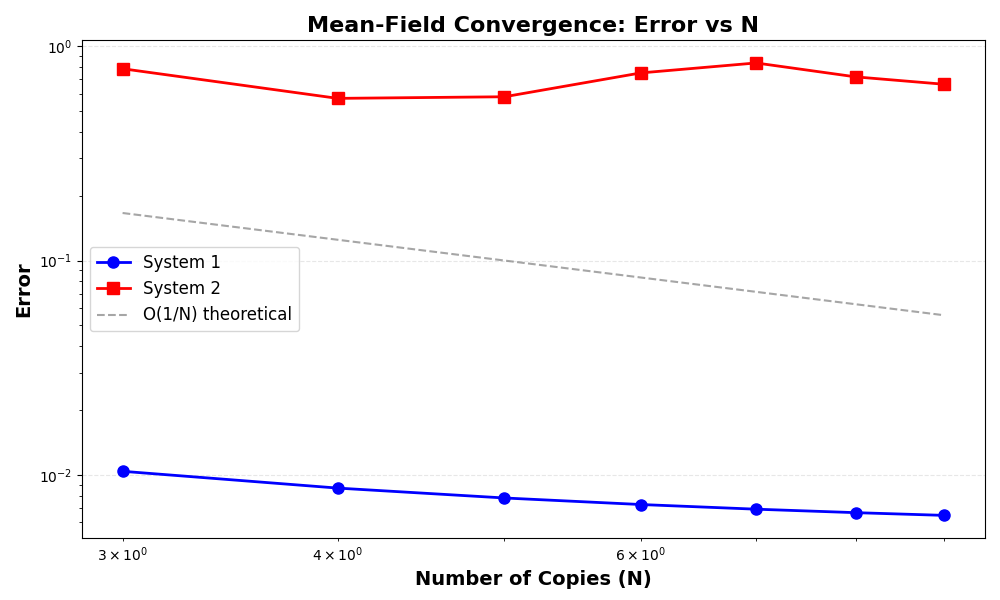

Write Python code to recreate this figure.
"""
Experiment 1

"""

from specificHamiltonians import prepare_H_test1, prepare_H_test2, prepare_H_test3
from final import H_list_to_H, compute_effective_hamiltonian, create_N_copy_state, _evolve, state_to_density_matrix, partial_trace, runge_kutta_4
#from specificHamiltonians import prepare_H_test1
#from specificHamiltonians_FIXED import prepare_H_test1
import numpy as np
from scipy.linalg import ishermitian

from fixed_hamiltonian import compute_effective_hamiltonian_normalized

from scipy.linalg import svdvals
#from qutip import Qobj
#from qutip.metrics import tracedist


def trace_norm(A):
    """Compute trace norm (sum of singular values) of matrix A"""
    return 0.5*np.sum(svdvals(A))


def trace_norm_distance(A, B):
    """Compute trace norm distance ||A - B||_tr"""
    return trace_norm(A - B)



"""def trace_norm_error(A, B):
	rho_q = Qobj(A)
	sigma_q = Qobj(B)
	D = tracedist(rho_q, sigma_q)
	return D
"""


N_list = [3,4,5,6,7,8] #Experiment with various N.
#N_list = [3]
T_list = [0.1]	#Experiment with evolving for various times t in T_list

"""
	results_dict():
		Used for storing the results of the experiment for various N and t.
		key: (N, t)
"""
results_dict = dict()


"""
Prepare the initial state.
"""

psi_0 = np.array([1,1])/np.sqrt(2)
phi_0 = psi_0.copy()


"""
Prepare the Hamiltonians.
	
	Get the hamiltonian list.
	Get the main hamiltonian.
	Get the effective hamiltonian.
"""

plot_list_1 = list()


for N in N_list:
	psi_0 = np.array([1,1])/np.sqrt(2)
	#phi_0 = psi_0.copy()
	phi_0 = np.copy(psi_0)

	#Prepare the Hamiltonian H_N.
	H_N_list = prepare_H_test1(N) #The preparation of this hamiltonian depends on the number of copies, N.

	#Get the corresponding Hamiltonian in matrix form.
	#H_N = (1/(N-1))*H_list_to_H(H_N_list)
	H_N = (1/(N-1))*H_list_to_H(H_N_list)

	print("Is hermitian:")
	print(ishermitian(H_N))

	#Get the corresponding effective Hamiltonian.
	H_eff = compute_effective_hamiltonian([['X','Z'],['Z','X']], psi_0)
	#H_eff = compute_effective_hamiltonian_normalized(H_N_list, psi_0, N)

	#Create N copies of the initial state.
	psi_0_N = create_N_copy_state(psi_0, N)

	for t in T_list:
		psi_t_N = _evolve(psi_0_N, H_N, t)
		print("psi_t_N norm: "+str(np.linalg.norm(psi_t_N)))


		#Compute the density operator of this N-body system.
		psi_t_N_rho = state_to_density_matrix(psi_t_N)

		#Take the partial trace of this N-body system.
		rho_1 = partial_trace(psi_t_N_rho, N=N, keep_qubits=[0])

		#Now, evolve phi_0 to get phi_t.
		phi_t = runge_kutta_4(phi_0, H_eff, t, dt=0.000001)

		#Compute the corresponding density matrix of this state.
		phi_t_rho = state_to_density_matrix(phi_t)

		#Compute error metrics and store results.
		#TODO.
		#print(rho_1)
		#print(phi_t_rho)
		error_fro = np.linalg.norm(rho_1 - phi_t_rho, 'fro')     # Frobenius norm
		error_2   = np.linalg.norm(rho_1 - phi_t_rho, 2)         # Spectral (2-) norm
		error_inf = np.linalg.norm(rho_1 - phi_t_rho, np.inf)    # Max row sum

		results_dict[(N, t)] = dict()
		results_dict[(N, t)]['forbenius norm'] = error_fro
		results_dict[(N, t)]['spectral 2 norm'] = error_2
		results_dict[(N, t)]['max row sum'] = error_inf

		trNorm = trace_norm_distance(rho_1, phi_t_rho)

		plot_list_1.append((N, trNorm))




#======================================================




#N_list = [3,4,5,6,7,8,9] #Experiment with various N.
#N_list = [3]
#T_list = [0.001]	#Experiment with evolving for various times t in T_list

"""
	results_dict():
		Used for storing the results of the experiment for various N and t.
		key: (N, t)
"""
results_dict = dict()


"""
Prepare the initial state.
"""

psi_0 = np.array([1,1])/np.sqrt(2)
phi_0 = psi_0


"""
Prepare the Hamiltonians.
	
	Get the hamiltonian list.
	Get the main hamiltonian.
	Get the effective hamiltonian.
"""

plot_list_2 = list()


for N in N_list:
	psi_0 = np.array([1,1])/np.sqrt(2)
	phi_0 = psi_0.copy()

	#Prepare the Hamiltonian H_N.
	H_N_list = prepare_H_test2(N) #The preparation of this hamiltonian depends on the number of copies, N.

	#Get the corresponding Hamiltonian in matrix form.
	H_N = (1/((N-1)*(N-2)))*H_list_to_H(H_N_list)
	print("Is hermitian:")
	print(ishermitian(H_N))

	#Get the corresponding effective Hamiltonian.
	H_eff = compute_effective_hamiltonian([['X','Z','Z'],['Z','X','Z'],['Z','Z','X']], psi_0)
	#H_eff = compute_effective_hamiltonian_normalized(H_N_list, psi_0, N)

	#Create N copies of the initial state.
	psi_0_N = create_N_copy_state(psi_0, N)

	for t in T_list:
		psi_t_N = _evolve(psi_0_N, H_N, t)
		print("psi_t_N norm: "+str(np.linalg.norm(psi_t_N)))



		#Compute the density operator of this N-body system.
		psi_t_N_rho = state_to_density_matrix(psi_t_N)

		#Take the partial trace of this N-body system.
		rho_1 = partial_trace(psi_t_N_rho, N=N, keep_qubits=[0])

		#Now, evolve phi_0 to get phi_t.
		phi_t = runge_kutta_4(phi_0, H_eff, t, dt=0.000001)

		#Compute the corresponding density matrix of this state.
		phi_t_rho = state_to_density_matrix(phi_t)

		#Compute error metrics and store results.
		#TODO.
		error_fro = np.linalg.norm(rho_1 - phi_t_rho, 'fro')     # Frobenius norm
		error_2   = np.linalg.norm(rho_1 - phi_t_rho, 2)         # Spectral (2-) norm
		error_inf = np.linalg.norm(rho_1 - phi_t_rho, np.inf)    # Max row sum

		results_dict[(N, t)] = dict()
		results_dict[(N, t)]['forbenius norm'] = error_fro
		results_dict[(N, t)]['spectral 2 norm'] = error_2
		results_dict[(N, t)]['max row sum'] = error_inf

		trNorm = trace_norm_distance(rho_1, phi_t_rho)

		plot_list_2.append((N, trNorm))








import matplotlib.pyplot as plt
import numpy as np

system1_data = plot_list_1
system2_data = plot_list_2

# Example data - replace with your actual data
# System 1: [(N, error), (N, error), ...]
"""system1_data = [
    (2, 0.5),
    (3, 0.333),
    (4, 0.25),
    (5, 0.2),
    (10, 0.1),
    (20, 0.05),
    (50, 0.02),
    (100, 0.01),
    (200, 0.005)
]"""

# System 2: [(N, error), (N, error), ...]
"""system2_data = [
    (2, 0.6),
    (3, 0.4),
    (4, 1),
    (5, 0.24),
    (10, 0.12),
    (20, 0.06),
    (50, 0.024),
    (100, 0.012),
    (200, 0.006)
]"""

# Extract N values and errors for each system
system1_N = [point[0] for point in system1_data]
system1_errors = [point[1] for point in system1_data]

system2_N = [point[0] for point in system2_data]
system2_errors = [point[1] for point in system2_data]

# Create the plot
plt.figure(figsize=(10, 6))

# Plot both systems
plt.plot(system1_N, system1_errors, 'o-', label='System 1', 
         linewidth=2, markersize=8, color='blue')
plt.plot(system2_N, system2_errors, 's-', label='System 2', 
         linewidth=2, markersize=8, color='red')

# Add theoretical O(1/N) line for comparison (optional)
N_theory = np.linspace(min(system1_N), max(system1_N), 100)
error_theory = 0.5 / N_theory  # Adjust constant as needed
plt.plot(N_theory, error_theory, '--', label='O(1/N) theoretical', 
         linewidth=1.5, color='gray', alpha=0.7)

# Formatting
plt.xlabel('Number of Copies (N)', fontsize=14, fontweight='bold')
plt.ylabel('Error', fontsize=14, fontweight='bold')
plt.title('Mean-Field Convergence: Error vs N', fontsize=16, fontweight='bold')
plt.legend(fontsize=12, loc='best')
plt.grid(True, alpha=0.3, linestyle='--')

# Use log scale if data spans multiple orders of magnitude
plt.xscale('log')
plt.yscale('log')

# Adjust layout and show
plt.tight_layout()
plt.savefig('error_vs_N.png', dpi=300, bbox_inches='tight')
plt.show()

print("Plot saved as 'error_vs_N.png'")
